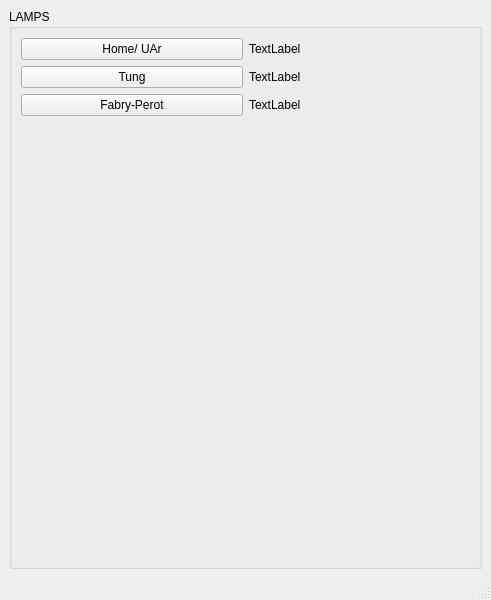
<?xml version="1.0" encoding="UTF-8"?>
<ui version="4.0">
 <class>MainWindow</class>
 <widget class="QMainWindow" name="MainWindow">
  <property name="geometry">
   <rect>
    <x>0</x>
    <y>0</y>
    <width>491</width>
    <height>600</height>
   </rect>
  </property>
  <property name="windowTitle">
   <string>MainWindow</string>
  </property>
  <widget class="QWidget" name="centralwidget">
   <layout class="QVBoxLayout" name="verticalLayout">
    <item>
     <widget class="QGroupBox" name="groupBox">
      <property name="title">
       <string>LAMPS</string>
      </property>
      <layout class="QVBoxLayout" name="verticalLayout_2">
       <item>
        <layout class="QGridLayout" name="gridLayout">
         <item row="0" column="0">
          <widget class="QPushButton" name="btn_uar">
           <property name="text">
            <string>Home/ UAr</string>
           </property>
          </widget>
         </item>
         <item row="1" column="0">
          <widget class="QPushButton" name="btn_tung">
           <property name="text">
            <string>Tung</string>
           </property>
          </widget>
         </item>
         <item row="2" column="0">
          <widget class="QPushButton" name="btn_fabry">
           <property name="text">
            <string>Fabry-Perot</string>
           </property>
          </widget>
         </item>
         <item row="0" column="1">
          <widget class="QLabel" name="lbl_uar">
           <property name="text">
            <string>TextLabel</string>
           </property>
          </widget>
         </item>
         <item row="1" column="1">
          <widget class="QLabel" name="lbl_tung">
           <property name="text">
            <string>TextLabel</string>
           </property>
          </widget>
         </item>
         <item row="2" column="1">
          <widget class="QLabel" name="lbl_fabry">
           <property name="text">
            <string>TextLabel</string>
           </property>
          </widget>
         </item>
        </layout>
       </item>
       <item>
        <spacer name="verticalSpacer">
         <property name="orientation">
          <enum>Qt::Vertical</enum>
         </property>
         <property name="sizeHint" stdset="0">
          <size>
           <width>20</width>
           <height>40</height>
          </size>
         </property>
        </spacer>
       </item>
      </layout>
     </widget>
    </item>
   </layout>
  </widget>
  <widget class="QMenuBar" name="menubar">
   <property name="geometry">
    <rect>
     <x>0</x>
     <y>0</y>
     <width>491</width>
     <height>21</height>
    </rect>
   </property>
  </widget>
  <widget class="QStatusBar" name="statusbar"/>
 </widget>
 <resources/>
 <connections/>
 <buttongroups>
  <buttongroup name="btngrp_leds"/>
 </buttongroups>
</ui>
